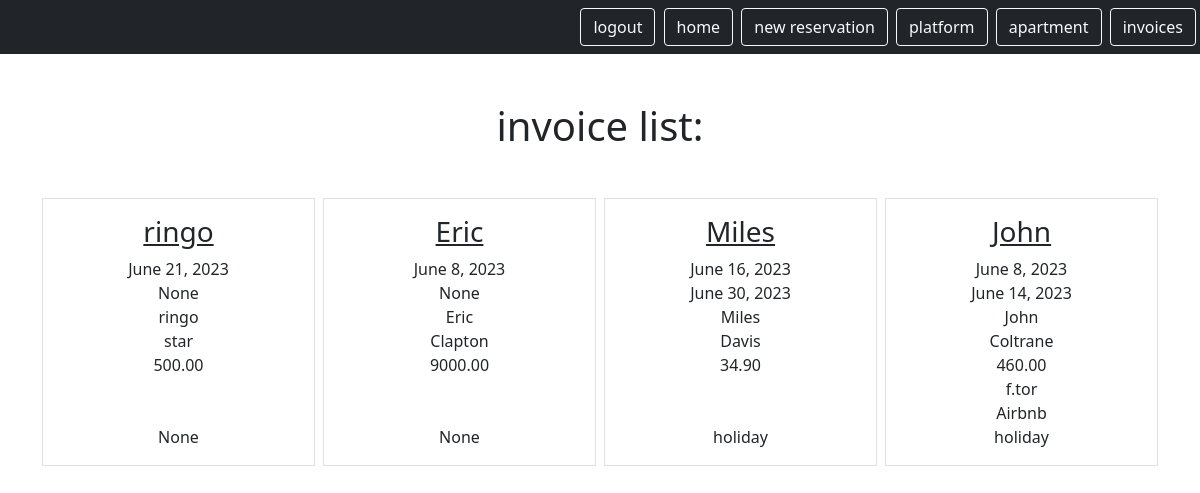
Page /mini/invoice (signed in) on the earlier database version.
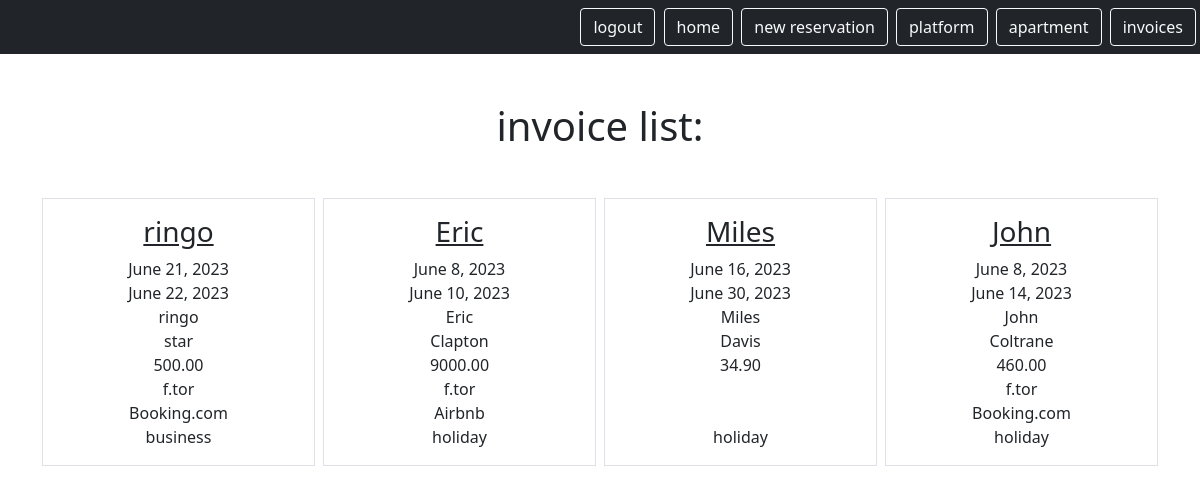
Same page on the later database version.
### reservation/models.py (models this page shows, shortened)
class Reservation(models.Model):
    PURPOSE_CHOICES = [
        ('holiday', 'holiday'),
        ('business', 'business'),
        ('no-show', 'no-show'),
    ]
    id = models.AutoField(primary_key=True)
    start_date = models.DateField(blank=True, null=True)
    end_date = models.DateField(blank=True, null=True)
    name = models.CharField(max_length=255)
    lname = models.CharField(max_length=255, blank=True)
    company = models.CharField(max_length=255 , blank=True, null=True)
    email = models.EmailField(blank=True, null=True)
    t_sum = models.DecimalField(max_digits=10, decimal_places=2, blank=True, null=True)
    commission = models.DecimalField(max_digits=10, decimal_places=2, blank=True, null=True)
    rech_num = models.CharField(max_length=255, blank=True, null=True)
    link = models.URLField(blank=True, null=True)
    purpose = models.CharField(max_length=255,choices=PURPOSE_CHOICES, blank=True, null=True)
    user = models.ForeignKey(User, on_delete=models.CASCADE, related_name='reservation')
    platform = models.ForeignKey(Platform, on_delete=models.CASCADE, related_name='reservation', blank=True)
    apartment = models.ForeignKey(Apartment, on_delete=models.CASCADE, related_name='reservation', blank=True)

class Platform(models.Model):
    user = models.ForeignKey(User, on_delete=models.CASCADE, related_name='platform', null=True, blank=True)
    id = models.AutoField(primary_key=True)
    name = models.CharField(max_length=255,blank=True)
    address = models.CharField(max_length=255, blank=True)
    kundennummer = models.CharField(max_length=255, blank=True)
    tel = models.CharField(max_length=255,blank=True)
    login = models.CharField(max_length=255,blank=True)
    url = models.URLField(blank=True, null=True)
    def __str__(self):
        return self.name

class Apartment(models.Model):
    user = models.ForeignKey(User, on_delete=models.CASCADE, related_name='apartment', null=True, blank=True)
    id = models.AutoField(primary_key=True)
    name = models.CharField(max_length=255)
    address = models.CharField(max_length=255)
    date_contract = models.DateField()
    def __str__(self):
        return self.name

### reservation/views.py (the view)
# urls.py: path('invoice', views.InvoiceListView.as_view(), name='invoice.list'),
class InvoiceListView(LoginRequiredMixin, ListView):
    model = Reservation
    template_name = "invoice/inv_list.html"
    context_object_name = "reservation"  # name used in template
    login_url = LOGIN_URL
    def get_queryset(self):
        return self.request.user.reservation.all()

### reservation/templates/invoice/inv_list.html
{% extends "base.html" %}
{% block content %}
    <h1 class="my-5">invoice list:</h1>
        <div class="row row-cols3 g-2">
            {% for inv in reservation %}
            <div class="col">
                <div class="p-3 border">
                    <a href="{% url 'invoice.detail' pk=inv.id %}" class="text-dark text-decoration-non">
                        <h3>{{inv.name}}</h3>
                    </a>
                    {{inv.start_date }}</br>
                    {{inv.end_date }}</br>
                    {{inv.name }}</br>
                    {{inv.lname }}</br>
                    {{inv.t_sum }}</br>
                    {{inv.apartment }}</br>
                    {{inv.platform }}</br>
                    {{inv.purpose }}</br>
                </div>
            </div>
            {% endfor %}
        </div>
{% endblock %}

Differences in the rows shown:
changed Reservation "ringo": end_date "None" → "June 22, 2023"; apartment (not shown) → "f.tor"; platform (not shown) → "Booking.com"; purpose "None" → "business"
changed Reservation "Eric": end_date "None" → "June 10, 2023"; apartment (not shown) → "f.tor"; platform (not shown) → "Airbnb"; purpose "None" → "holiday"
changed Reservation "John": platform "Airbnb" → "Booking.com"
